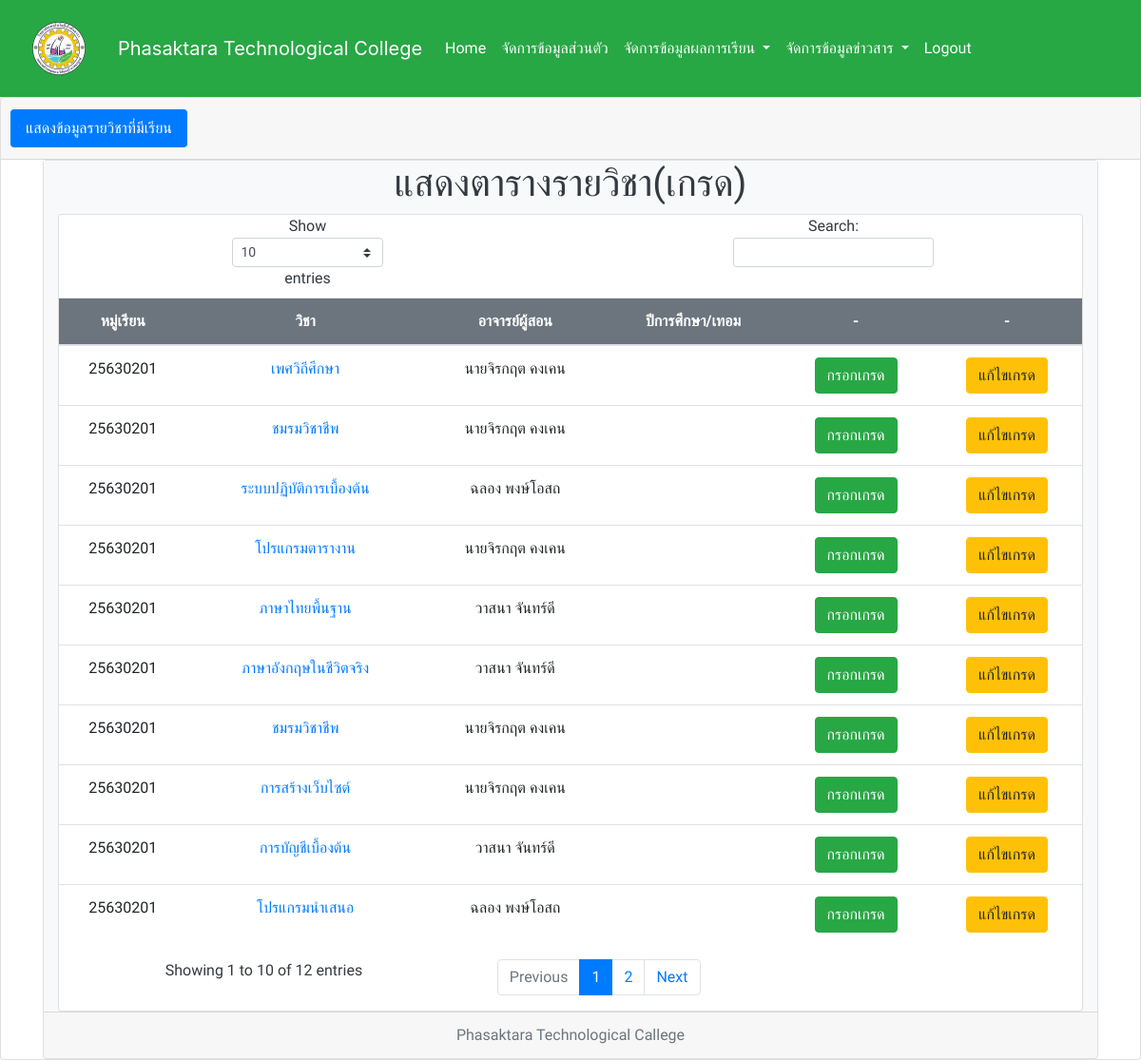
The page /showclassroom_grade.php (signed in) on the database its author committed.
### tables this page shows
CREATE TABLE `classroom` (
  `classroom_id` int(11) NOT NULL,
  `class_id` int(11) NOT NULL,
  `c_id` smallint(6) NOT NULL,
  `y_id` tinyint(4) NOT NULL,
  `t_id` tinyint(4) NOT NULL,
  `day_id` char(1) NOT NULL,
  `time_id` tinyint(4) NOT NULL,
  `classroom_st` char(1) NOT NULL
);

CREATE TABLE `class` (
  `class_id` int(11) NOT NULL,
  `class_name` varchar(50) NOT NULL,
  `b_id` tinyint(4) NOT NULL
);

CREATE TABLE `course` (
  `c_id` tinyint(4) NOT NULL,
  `c_num` varchar(20) NOT NULL,
  `c_name` varchar(100) NOT NULL,
  `c_credit` int(11) NOT NULL,
  `c_ot` varchar(500) NOT NULL,
  `c_status` char(1) NOT NULL
);

CREATE TABLE `teacher` (
  `t_id` tinyint(4) NOT NULL,
  `t_username` varchar(20) NOT NULL,
  `t_password` varchar(20) NOT NULL,
  `t_name` varchar(50) NOT NULL,
  `t_address` varchar(300) NOT NULL,
  `t_tel` varchar(10) NOT NULL,
  `t_email` varchar(30) NOT NULL,
  `t_year` varchar(4) NOT NULL,
  `t_end` varchar(50) NOT NULL,
  `t_educa` varchar(50) NOT NULL,
  `t_pic` varchar(200) NOT NULL,
  `po_id` tinyint(4) NOT NULL,
  `b_id` tinyint(4) NOT NULL,
  `t_status` char(1) NOT NULL
);

### showclassroom_grade.php (the view, shortened to what this page needs)
<?php
if (isset($_SESSION["valid_uname"]) && isset($_SESSION["valid_pwd"]) && isset($_SESSION["userlevel"]) == 3) {
  include "connect.php";
  include "include/head_menu_grade.php";
  $sql = "SELECT * FROM classroom AS classroom
		INNER JOIN class AS class ON (classroom.class_id = class.class_id)
		INNER JOIN course AS course ON (classroom.c_id = course.c_id)
		INNER JOIN teacher AS teacher ON (classroom.t_id = teacher.t_id)
		INNER JOIN day AS day on (classroom.day_id = day.day_id)
		inner join time as time on (classroom.time_id = time.time_id)
		ORDER BY class_name DESC";
  $result = mysqli_query($conn, $sql)
    or die("3.ไม่สามารถประมวลผลคำสั่งได้") . mysqli_error();
?>
  <head>
  </head>
  <div class="card text-center">
    <div class="card-header">
      <ul class="nav nav-pills card-header-pills">
        <li class="nav-item">
          <a class="nav-link active" href="showclassroom_grade.php">แสดงข้อมูลรายวิชาที่มีเรียน</a>
        </li>
      </ul>
    </div>
    <div class="container">
      <div class="card text-center">
        <div class="container-fluid h-100 bg-light text-dark">
          <div class="row justify-content-center align-items-center">
            <h1>แสดงตารางรายวิชา(เกรด)</h1>
          </div>
          <div class="card text" style="max-width: 1200px;">
            <form action="" method="post">
              <div class="row no-gutters">
                <div class="col-md-12">
                  <table class="table table-hover" id="mytable">
                    <thead>
                      <tr class="bg-secondary text-white">
                        <th scope="col">หมู่เรียน</th>
                        <th scope="col">วิชา</th>
                        <th scope="col">อาจารย์ผู้สอน</th>
                        <th scope="col">ปีการศึกษา/เทอม</th>
                        <th scope="col">-</th>
                        <th scope="col">-</th>
                      </tr>
                    </thead>
                    <tbody>
                      <?php
                      while ($rs = mysqli_fetch_array($result)) {
                      ?>
                        <tr>
                          <td><?php echo "$rs[class_name]"; ?></td>
                          <td><?php echo "<a href=\"showclassroom_grade_course.php?classroom_id=$rs[classroom_id]\">"; ?><?php echo "$rs[c_name]"; ?><?php echo "</a>"; ?></td>
                          <td><?php echo "$rs[t_name]"; ?></td>
                          <td><?php echo "$rs[classroom_year]"; ?></td>
                          <td><?php echo "<a href=\"showclassroom_grade_course.php?classroom_id=$rs[classroom_id]\">"; ?><button type="button" class="btn btn-success">กรอกเกรด</button><?php echo "</a>"; ?></td>
                          <td><?php echo "<a href=\"edit_classroom_grade.php?classroom_id=$rs[classroom_id]\">"; ?><button type="button" class="btn btn-warning">แก้ไขเกรด</button><?php echo "</a>"; ?></td>
                        </tr>
                      <?php
                      }
                      ?>
                    </tbody>
                  </table>
            </form>
          </div>
        </div>
      </div>
    </div>
    <div class="card-footer text-muted">
      Phasaktara Technological Callege
    </div>
  <?php
} else {
  echo "<script> alert('Please Login');window.location = 'index.html';</script>";
  exit();
}
  ?>

### include/head_menu_grade.php (style rules this page uses)
body, h1, h2, div, h3, h4, p { font-family: 'Sarabun'; }

### rows shown on the page
classroom: class.class_name "25630201", c.c_name "เพศวิถีศึกษา", t.t_name "นายจิรกฤต คงเคน"
classroom: class.class_name "25630201", c.c_name "ชมรมวิชาชีพ", t.t_name "นายจิรกฤต คงเคน"
classroom: class.class_name "25630201", c.c_name "ระบบปฏิบัติการเบื้องต้น", t.t_name "ฉลอง พงษ์โอสถ"
classroom: class.class_name "25630201", c.c_name "โปรแกรมตารางาน", t.t_name "นายจิรกฤต คงเคน"
classroom: class.class_name "25630201", c.c_name "ภาษาไทยพื้นฐาน", t.t_name "วาสนา จันทร์ดี"
classroom: class.class_name "25630201", c.c_name "ภาษาอังกฤษในชีวิตจริง", t.t_name "วาสนา จันทร์ดี"
classroom: class.class_name "25630201", c.c_name "ชมรมวิชาชีพ", t.t_name "นายจิรกฤต คงเคน"
classroom: class.class_name "25630201", c.c_name "การสร้างเว็บไซต์", t.t_name "นายจิรกฤต คงเคน"
classroom: class.class_name "25630201", c.c_name "การบัญชีเบื้องต้น", t.t_name "วาสนา จันทร์ดี"
classroom: class.class_name "25630201", c.c_name "โปรแกรมนำเสนอ", t.t_name "ฉลอง พงษ์โอสถ"
